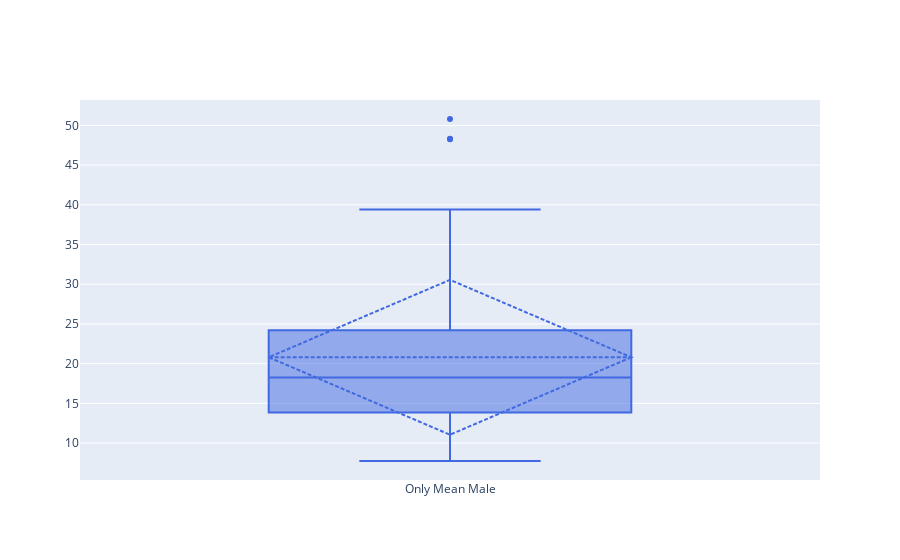

Notebook cell for this chart:
### Code cell
fig = go.Figure()
fig.add_trace(go.Box(
    y = df_sat_m['total_bill'],
    name='Only Mean Male',
    marker_color='royalblue',
    boxmean='sd' # represent mean
))
#fig.add_trace(go.Box(
#    y = df_sat_m['total_bill'],
#    name='Mean & SD Male',
#    marker_color='royalblue',
#    boxmean='sd' # represent mean and standard deviation
#))

### Figure 1 — Plotly figure (JSON) as saved in the notebook; plotly's stock layout.template omitted (floating-point values rounded to 4 significant figures)
{"data": [{"boxmean": "sd", "marker": {"color": "royalblue"}, "name": "Only Mean Male", "type": "box", "y": [20.65, 17.92, 39.42, 19.82, 17.81, 13.37, 12.69, 21.7, 9.55, 18.35, 17.78, 24.06, 16.31, 18.69, 31.27, 16.04, 38.01, 11.24, 48.27, 20.29, 13.81, 11.02, 18.29, 17.59, 20.08, 20.23, 15.01, 12.02, 10.51, 17.92, 15.36, 20.49, 25.21, 18.24, 14, 50.81, 15.81, 26.59, 38.73, 24.27, 30.06, 25.89, 48.33, 28.15, 11.59, 7.74, 20.45, 13.28, 24.01, 15.69, 11.61, 10.77, 15.53, 10.07, 12.6, 32.83, 29.03, 22.67, 17.82]}], "layout": {}}
